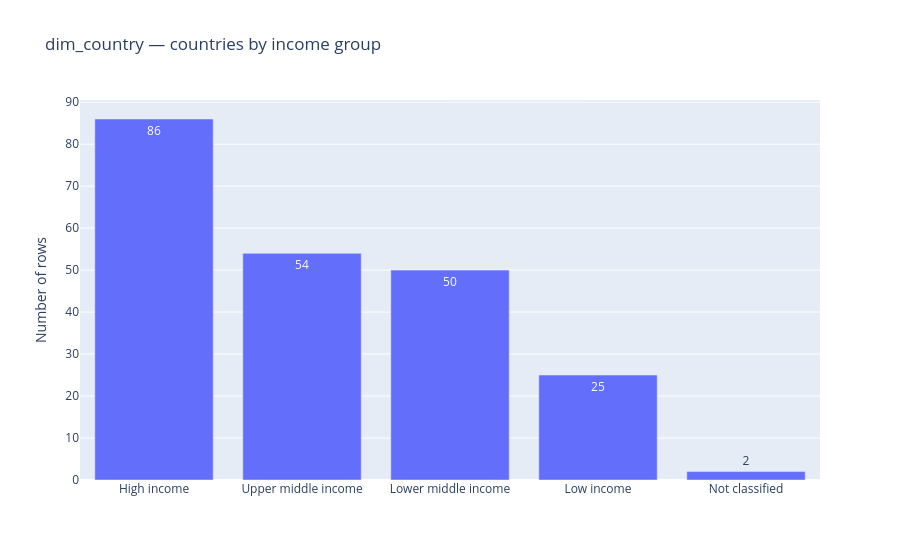

This figure's notebook cell:
### Code cell
fig = px.bar(
    income_summary,
    x="income_group",
    y="n",
    text="n",
    title="dim_country — countries by income group"
)
fig.update_layout(xaxis_title="", yaxis_title="Number of rows")
fig.show()

### Figure 1 — Plotly figure (JSON) as saved in the notebook; plotly's stock layout.template omitted (floating-point values rounded to 4 significant figures)
{"data": [{"hovertemplate": "income_group=%{x}<br>n=%{text}<extra></extra>", "legendgroup": "", "marker": {"color": "#636efa", "pattern": {"shape": ""}}, "name": "", "orientation": "v", "showlegend": false, "text": [86.0, 54.0, 50.0, 25.0, 2.0], "textposition": "auto", "type": "bar", "x": ["High income", "Upper middle income", "Lower middle income", "Low income", "Not classified"], "xaxis": "x", "y": [86, 54, 50, 25, 2], "yaxis": "y"}], "layout": {"barmode": "relative", "legend": {"tracegroupgap": 0}, "title": {"text": "dim_country — countries by income group"}, "xaxis": {"anchor": "y", "domain": [0, 1], "title": {"text": ""}}, "yaxis": {"anchor": "x", "domain": [0, 1], "title": {"text": "Number of rows"}}}}
